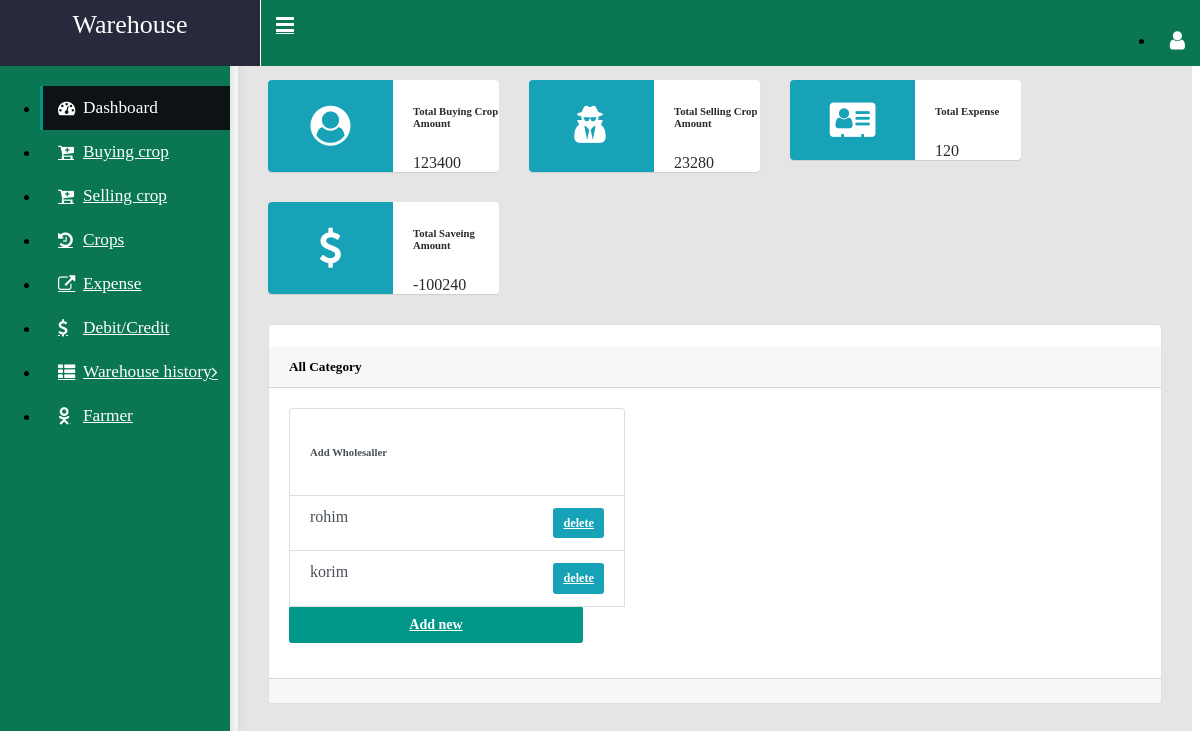
/employee/index.php (signed in), run on the app's committed database.
### tables this page shows
CREATE TABLE `warehoue_debitprofit` (
  `id` int(11) NOT NULL,
  `warehouse` varchar(100) NOT NULL,
  `totalBuyingCrop` double NOT NULL,
  `totalSellingCrop` double NOT NULL,
  `totalExpense` double NOT NULL,
  `totalSaveAmount` double NOT NULL
);

CREATE TABLE `wholesaller` (
  `id` int(11) NOT NULL,
  `username` varchar(50) NOT NULL,
  `password` varchar(50) NOT NULL,
  `warehouse` varchar(50) NOT NULL,
  `cropId` int(11) NOT NULL,
  `date` varchar(50) NOT NULL,
  `salary` double NOT NULL,
  `active` int(11) NOT NULL
);

### lib/Database.php (called while the page is built, shortened)
<?php
Class Database{
		private $host   = "localhost";
	private $user   = "root";
	private $pass   = "";
	private $dbname = "e_agri";
	public $link;
	private function connectDB(){
	$this->link = new mysqli($this->host, $this->user, $this->pass, $this->dbname);
 }
	public function select($query){
		$result = $this->link->query($query) or die($this->link->error.__LINE__);
		if($result->num_rows > 0){
			return $result;
		} else {
			return false;
		}
	}
}

### employee/index.php (the view, shortened to what this page needs)
<?php include './header.php'; ?>
<?php include './side.php'; ?>
<main class="app-content">
    <div class="row">
        <div class="col-md-6 col-lg-3">
            <div class="widget-small info coloured-icon"><i class="icon fa fa-user-circle "></i>
                <div class="info">
                    <h6>Total Buying Crop Amount</h6>
                    <p>
                        <?php
                        $query = "select * from warehoue_debitprofit";
                        $TotalBalance = $db->select($query);
                        if ($TotalBalance) {
                            $TotalBalance = $TotalBalance->fetch_assoc();
                            echo round($TotalBalance['totalBuyingCrop'], 2);
                        }
                        ?>
                    </p>
                </div>
            </div>
        </div>
        <div class="col-md-6 col-lg-3">
            <div class="widget-small info coloured-icon"><i class="icon fa fa-user-secret "></i>
                <div class="info">
                    <h6>Total Selling Crop Amount</h6>
                    <p>
                        <?php echo round($TotalBalance['totalSellingCrop'], 2);?>
                    </p>
                </div>
            </div>
        </div>
        <div class="col-md-6 col-lg-3">
            <div class="widget-small info coloured-icon"><i class="icon fa fa-vcard "></i>
                <div class="info">
                    <h6>Total Expense</h6>
                    <p>
                       <?php echo round($TotalBalance['totalExpense'], 2);?>
                    </p>
                </div>
            </div>
        </div>
        <div class="col-md-6 col-lg-3">
            <div class="widget-small info coloured-icon"><i class="icon fa fa-dollar fa-3x"></i>
                <div class="info">
                    <h6>Total Saveing Amount</h6>
                    <p>
                        <?php echo round($TotalBalance['totalSaveAmount'], 2);?>
                    </p>
                </div>
            </div>
        </div>
    </div>
    <div class="bs-component">
        <div class="card">
            <h5 class="card-header">All  Category</h5>
            <div class="card-body">
                <div class="row">
                    <div class="col-lg-4" style="margin-bottom: 15px;">
                        <div class="bs-component">
                            <div class="list-group">
                                <li class="list-group-item list-group-item-action "><h6>Add Wholesaller</h6></li>
                                <?php
                                $query = "SELECT * FROM wholesaller";
                                $result = $db->select($query);
                                if ($result) {
                                    while ($resultt = $result->fetch_assoc()) {
                                        ?>
                                        <li class="list-group-item list-group-item-action" ><?php echo $resultt['username']; ?> <a href="indexActionSection.php?wholesallerDelete=<?php echo $resultt['id']; ?>" onclick="return confirm('are you sure ?')"class=" btn btn-sm btn-info pull-right">delete</a></li>
                                        <?php
                                    }
                                }
                                ?>
                                <a class="btn btn-primary" href="#" data-toggle="modal" data-target="#add-new-number-rcv">Add new</a>
                            </div>
                        </div>
                    </div>
                </div>
            </div>
            <div class="card-footer text-muted"></div>
        </div>
    </div>
</main>
<?php include './footer.php' ?>

### data on the page
warehoue_debitprofit: totalBuyingCrop "123400", totalSellingCrop "23280", totalExpense "120", totalSaveAmount "-100240"
wholesaller: username "rohim"
wholesaller: username "korim"
